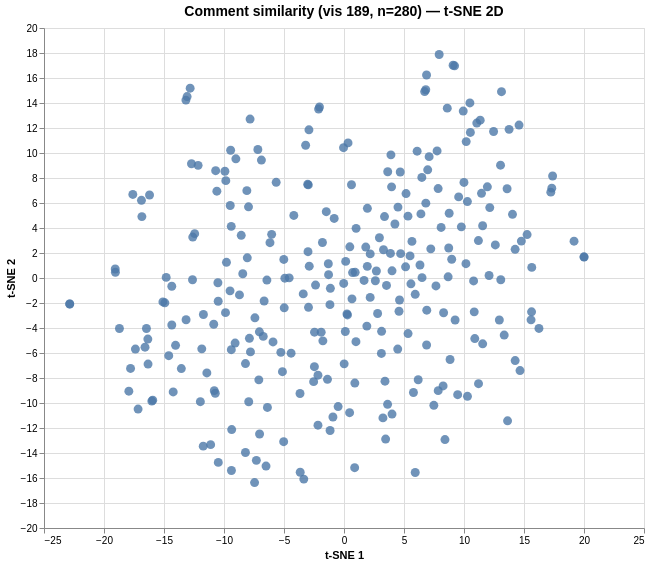

Specify this chart in Vega-Lite:
### Vega specification from a JSON file in a GitHub repository (floating-point values rounded to 4 significant figures; data arrays with more than 128 entries replaced by an {"elided": "..."} marker saying what was removed)
{"$schema": "https://vega.github.io/schema/vega/v6.json", "data": [{"name": "param_1e9efca18e7a2868_store"}, {"name": "source_0", "values": {"elided": "280 records"}}, {"name": "source_0_x_domain_dim_1", "values": [{"min": -22.86, "max": 20.01}]}, {"name": "source_0_y_domain_dim_2", "values": [{"min": -16.36, "max": 17.88}]}], "signals": [{"name": "unit", "value": {}, "on": [{"events": "pointermove", "update": "isTuple(group()) ? group() : unit"}]}, {"name": "param_1e9efca18e7a2868", "update": "vlSelectionResolve(\"param_1e9efca18e7a2868_store\", \"union\")"}, {"name": "param_1e9efca18e7a2868_dim_1", "on": [{"events": [{"source": "view", "type": "dblclick"}], "update": "null"}, {"events": {"signal": "param_1e9efca18e7a2868_translate_delta"}, "update": "panLinear(param_1e9efca18e7a2868_translate_anchor.extent_x, -param_1e9efca18e7a2868_translate_delta.x / width)"}, {"events": {"signal": "param_1e9efca18e7a2868_zoom_delta"}, "update": "zoomLinear(domain(\"x\"), param_1e9efca18e7a2868_zoom_anchor.x, param_1e9efca18e7a2868_zoom_delta)"}]}, {"name": "param_1e9efca18e7a2868_dim_2", "on": [{"events": [{"source": "view", "type": "dblclick"}], "update": "null"}, {"events": {"signal": "param_1e9efca18e7a2868_translate_delta"}, "update": "panLinear(param_1e9efca18e7a2868_translate_anchor.extent_y, param_1e9efca18e7a2868_translate_delta.y / height)"}, {"events": {"signal": "param_1e9efca18e7a2868_zoom_delta"}, "update": "zoomLinear(domain(\"y\"), param_1e9efca18e7a2868_zoom_anchor.y, param_1e9efca18e7a2868_zoom_delta)"}]}, {"name": "param_1e9efca18e7a2868_tuple", "on": [{"events": [{"signal": "param_1e9efca18e7a2868_dim_1 || param_1e9efca18e7a2868_dim_2"}], "update": "param_1e9efca18e7a2868_dim_1 && param_1e9efca18e7a2868_dim_2 ? {unit: \"\", fields: param_1e9efca18e7a2868_tuple_fields, values: [param_1e9efca18e7a2868_dim_1,param_1e9efca18e7a2868_dim_2]} : null"}]}, {"name": "param_1e9efca18e7a2868_tuple_fields", "value": [{"field": "dim_1", "channel": "x", "type": "R"}, {"field": "dim_2", "channel": "y", "type": "R"}]}, {"name": "param_1e9efca18e7a2868_translate_anchor", "value": {}, "on": [{"events": [{"source": "scope", "type": "pointerdown"}], "update": "{x: x(unit), y: y(unit), extent_x: domain(\"x\"), extent_y: domain(\"y\")}"}]}, {"name": "param_1e9efca18e7a2868_translate_delta", "value": {}, "on": [{"events": [{"source": "window", "between": [{"source": "scope", "type": "pointerdown"}, {"source": "window", "type": "pointerup"}], "consume": true, "type": "pointermove"}], "update": "{x: param_1e9efca18e7a2868_translate_anchor.x - x(unit), y: param_1e9efca18e7a2868_translate_anchor.y - y(unit)}"}]}, {"name": "param_1e9efca18e7a2868_zoom_anchor", "on": [{"events": [{"source": "scope", "consume": true, "type": "wheel"}], "update": "{x: invert(\"x\", x(unit)), y: invert(\"y\", y(unit))}"}]}, {"name": "param_1e9efca18e7a2868_zoom_delta", "on": [{"events": [{"source": "scope", "type": "wheel", "consume": true}], "update": "pow(1.001, event.deltaY * pow(16, event.deltaMode))", "force": true}]}, {"name": "param_1e9efca18e7a2868_modify", "on": [{"events": {"signal": "param_1e9efca18e7a2868_tuple"}, "update": "modify(\"param_1e9efca18e7a2868_store\", param_1e9efca18e7a2868_tuple, true)"}]}], "marks": [{"type": "symbol", "name": "marks", "from": {"data": "source_0"}, "encode": {"update": {"size": {"value": 80}, "opacity": {"value": 0.8}, "y": {"field": "dim_2", "scale": "y"}, "shape": {"value": "circle"}, "fill": {"value": "#4c78a8"}, "tooltip": {"signal": "{\"Comment #\": format(datum[\"index\"], \"\"), \"Comment\": isValid(datum[\"comment\"]) ? datum[\"comment\"] : \"\"+datum[\"comment\"]}"}, "x": {"field": "dim_1", "scale": "x"}}}, "style": ["circle"], "interactive": true, "clip": true}], "scales": [{"name": "x", "type": "linear", "domain": [{"signal": "(data(\"source_0_x_domain_dim_1\")[0] || {}).min"}, {"signal": "(data(\"source_0_x_domain_dim_1\")[0] || {}).max"}], "range": [0, {"signal": "width"}], "nice": true, "zero": true, "domainRaw": {"signal": "param_1e9efca18e7a2868[\"dim_1\"]"}}, {"name": "y", "type": "linear", "domain": [{"signal": "(data(\"source_0_y_domain_dim_2\")[0] || {}).min"}, {"signal": "(data(\"source_0_y_domain_dim_2\")[0] || {}).max"}], "range": [{"signal": "height"}, 0], "domainRaw": {"signal": "param_1e9efca18e7a2868[\"dim_2\"]"}, "zero": true, "nice": true}], "axes": [{"scale": "x", "orient": "bottom", "zindex": 0, "aria": false, "grid": true, "domain": false, "labels": false, "gridScale": "y", "maxExtent": 0, "minExtent": 0, "ticks": false, "tickCount": {"signal": "ceil(width/40)"}}, {"scale": "y", "grid": true, "gridScale": "x", "aria": false, "ticks": false, "zindex": 0, "orient": "left", "tickCount": {"signal": "ceil(height/40)"}, "labels": false, "minExtent": 0, "domain": false, "maxExtent": 0}, {"scale": "x", "labelOverlap": true, "orient": "bottom", "title": "t-SNE 1", "tickCount": {"signal": "ceil(width/40)"}, "labelFlush": true, "zindex": 0, "grid": false}, {"scale": "y", "labelOverlap": true, "tickCount": {"signal": "ceil(height/40)"}, "zindex": 0, "title": "t-SNE 2", "grid": false, "orient": "left"}], "title": {"text": "Comment similarity (vis 189, n=280) — t-SNE 2D", "fontSize": 14, "frame": "group"}, "background": "white", "height": 500, "padding": 5, "width": 600, "style": "cell"}
